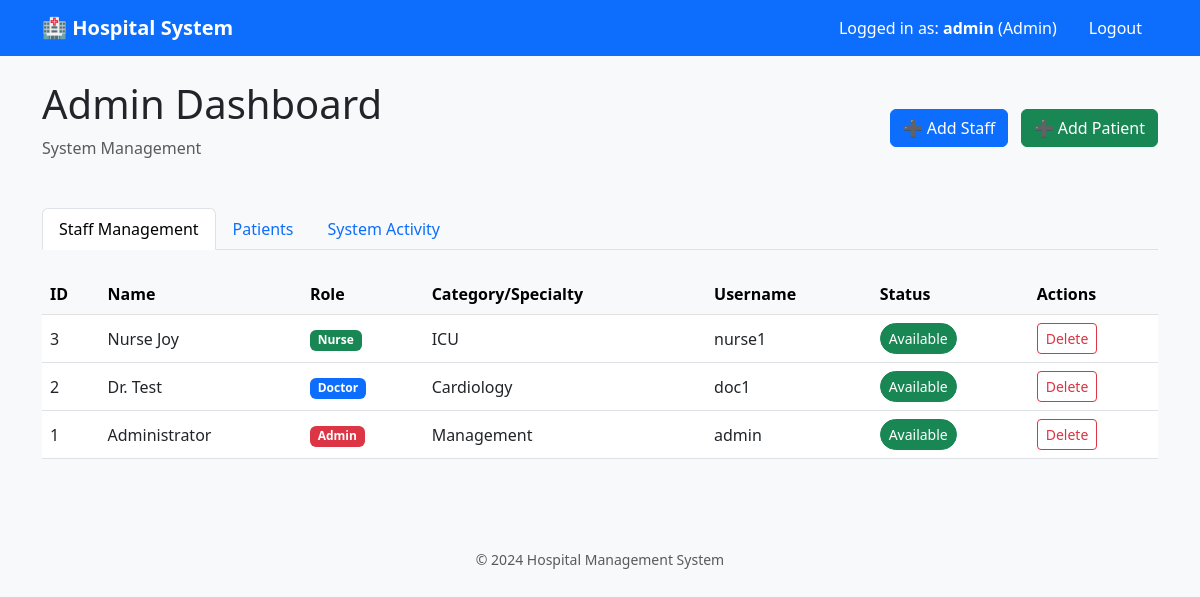
The page /admin (signed in) on the database as committed earlier.
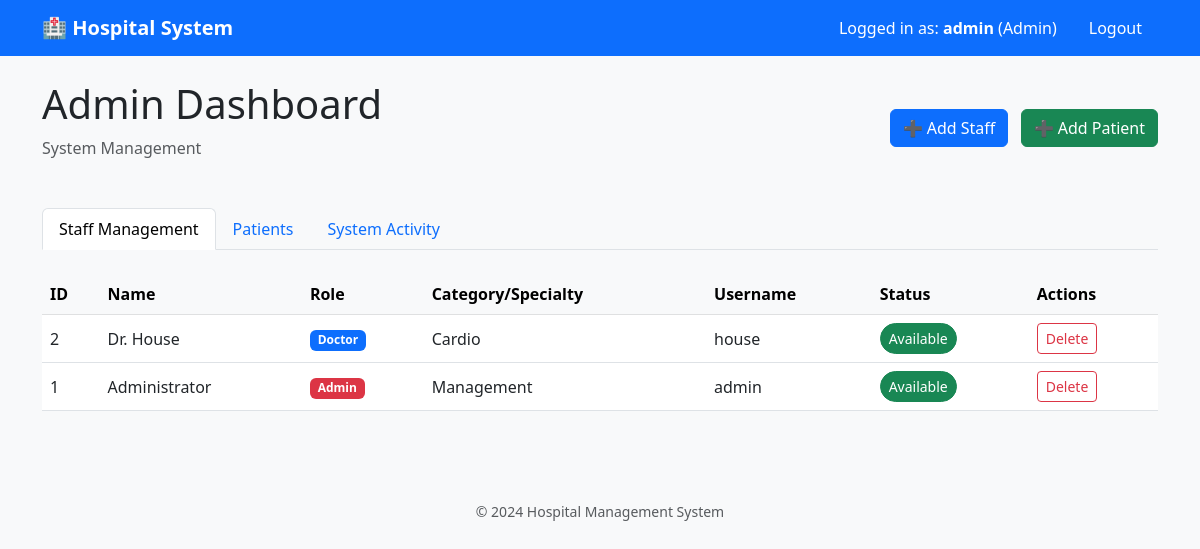
The same page on the database as committed later.
### tables this page shows
CREATE TABLE staff (
  id INTEGER PRIMARY KEY AUTOINCREMENT,
  name TEXT NOT NULL,
  role TEXT NOT NULL,                -- admin | doctor | nurse | radiologist
  category TEXT,                     -- specialty / department (e.g., Cardiologist, ICU Nurse, CT Radiology)
  username TEXT NOT NULL UNIQUE,
  password_hash TEXT NOT NULL,
  phone TEXT,
  is_available INTEGER NOT NULL DEFAULT 1,
  created_at TEXT NOT NULL DEFAULT (datetime('now'))
);

### app.py (the view)
@app.route("/admin")
def admin_dashboard():
    r = require_role("admin")
    if r: return r
    conn = db()
    staff = conn.execute("SELECT * FROM staff ORDER BY id DESC").fetchall()
    patients = conn.execute("SELECT * FROM patients ORDER BY id DESC").fetchall()
    recent_assignments = conn.execute("""
        SELECT a.*, p.name AS patient_name, d.name AS doctor_name, s.name AS assignee_name, s.role AS assignee_role
        FROM assignments a
        JOIN patients p ON p.id = a.patient_id
        JOIN staff d ON d.id = a.doctor_id
        JOIN staff s ON s.id = a.assignee_staff_id
        ORDER BY a.id DESC
        LIMIT 100
    """).fetchall()
    conn.close()
    return render_template(
        "admin_dashboard.html",
        title="Admin Dashboard",
        staff=staff,
        patients=patients,
        recent_assignments=recent_assignments,
    )

### app.py (called while the page is built)
def db():
    conn = sqlite3.connect(DB_PATH)
    conn.row_factory = sqlite3.Row
    conn.execute("PRAGMA foreign_keys = ON;")
    return conn

def require_role(role: str):
    if session.get("role") != role:
        if session.get("role") == "admin":
             return None
        return redirect(url_for("home"))
    return None

### templates/admin_dashboard.html (shortened to what this page needs)
{% extends "base.html" %}
{% block content %}
<div class="row dashboard-header">
  <div class="col d-flex justify-content-between align-items-center">
    <div>
      <h1>Admin Dashboard</h1>
      <p class="text-muted">System Management</p>
    </div>
    <div>
      <button class="btn btn-primary me-2" data-bs-toggle="modal" data-bs-target="#createStaffModal">
        ➕ Add Staff
      </button>
      <button class="btn btn-success" data-bs-toggle="modal" data-bs-target="#createPatientModal">
        ➕ Add Patient
      </button>
    </div>
  </div>
</div>
<ul class="nav nav-tabs mb-4" id="adminTabs" role="tablist">
  <li class="nav-item">
    <button class="nav-link active" data-bs-toggle="tab" data-bs-target="#staff" type="button">Staff Management</button>
  </li>
  <li class="nav-item">
    <button class="nav-link" data-bs-toggle="tab" data-bs-target="#patients" type="button">Patients</button>
  </li>
  <li class="nav-item">
    <button class="nav-link" data-bs-toggle="tab" data-bs-target="#activity" type="button">System Activity</button>
  </li>
</ul>
<div class="tab-content">
  <div class="tab-pane fade show active" id="staff">
    <div class="table-responsive">
      <table class="table table-hover align-middle">
        <thead class="table-light">
          <tr>
            <th>ID</th>
            <th>Name</th>
            <th>Role</th>
            <th>Category/Specialty</th>
            <th>Username</th>
            <th>Status</th>
            <th>Actions</th>
          </tr>
        </thead>
        <tbody>
          {% for s in staff %}
          <tr>
            <td>{{ s.id }}</td>
            <td>{{ s.name }}</td>
            <td>
              <span class="badge bg-{{ 'danger' if s.role=='admin' else 'primary' if s.role=='doctor' else 'success' if s.role=='nurse' else 'info' }}">
                {{ s.role|capitalize }}
              </span>
            </td>
            <td>{{ s.category or '-' }}</td>
            <td>{{ s.username }}</td>
            <td>
              <form action="{{ url_for('admin_toggle_availability', staff_id=s.id) }}" method="POST" class="d-inline">
                <button class="btn btn-sm btn-{{ 'success' if s.is_available else 'secondary' }} rounded-pill">
                  {{ 'Available' if s.is_available else 'Unavailable' }}
                </button>
              </form>
            </td>
            <td>
              <form action="{{ url_for('admin_delete_staff', staff_id=s.id) }}" method="POST" onsubmit="return confirm('Delete this staff member?');">
                <button class="btn btn-sm btn-outline-danger">Delete</button>
              </form>
            </td>
          </tr>
          {% endfor %}
        </tbody>
      </table>
    </div>
  </div>
</div>
{% endblock %}

### templates/base.html (shortened to what this page needs)
<!doctype html>
<html lang="en">
<head>
  <link href="https://cdn.jsdelivr.net/npm/bootstrap@5.3.0/dist/css/bootstrap.min.css" rel="stylesheet">
</head>
<body>
  <nav class="navbar navbar-expand-lg navbar-dark bg-primary mb-4">
    <div class="container">
      <a class="navbar-brand" href="{{ url_for('home') }}">🏥 Hospital System</a>
      <div class="collapse navbar-collapse" id="navbarNav">
        <ul class="navbar-nav ms-auto">
          {% if session.get('user_id') %}
            <li class="nav-item">
              <span class="nav-link text-white">Logged in as: <strong>{{ session.get('username') }}</strong> ({{ session.get('role')|capitalize }})</span>
            </li>
            <li class="nav-item">
              <a class="nav-link btn btn-danger btn-sm text-white ms-2 px-3" href="{{ url_for('logout') }}">Logout</a>
            </li>
          {% endif %}
        </ul>
      </div>
    </div>
  </nav>
  <div class="container">
    {% block content %}{% endblock %}
  </div>
  <footer class="text-center text-muted mt-5 py-4">
    <small>&copy; {{ 2024 }} Hospital Management System</small>
  </footer>
</body>
</html>

### templates/base.html (style rules this page uses)
body { background-color: #f8f9fa; }
.navbar-brand { font-weight: bold; }
.dashboard-header { margin-bottom: 2rem; }

Rows that differ between the two databases and show on the page:
removed staff: id "3", name "Nurse Joy", role "Nurse", category "ICU", username "nurse1", is_available "Available"
changed staff "Doctor": name "Dr. Test" → "Dr. House"; category "Cardiology" → "Cardio"; username "doc1" → "house"
